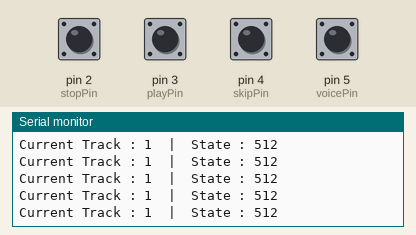
Bench run of a sketch on a simulated Arduino Uno, built with avr-gcc and run on an emulated ATmega328P. Parts: the last lines printed to the serial monitor. The inputs (shaded band) are chosen by the test bench; at power-on: pin 2 (stopPin), pin 3 (playPin), pin 4 (skipPin), pin 5 (voicePin) HIGH. Random numbers use the default seed unless the sketch sets one; the audio player accepts every command and is not drawn.

Above: at 1.9 s.
2.0 s: pin 2 (stopPin) pulled LOW for 0.15 s
At 2.37 s:
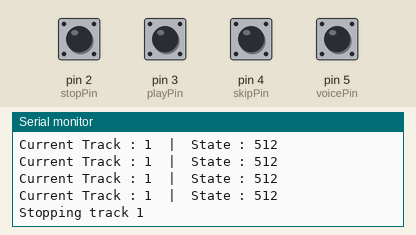
5.1 s: pin 3 (playPin) pulled LOW for 0.15 s
At 5.5 s:
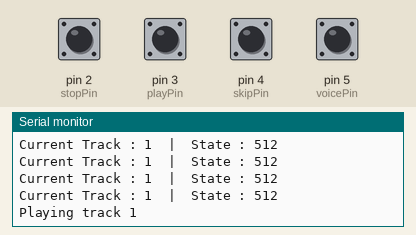
6.7 s: pin 4 (skipPin) pulled LOW for 0.15 s
At 7.2 s:
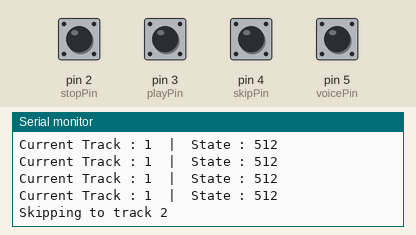
9.8 s: pin 5 (voicePin) pulled LOW for 0.15 s
12.9 s: pin 2 (stopPin) pulled LOW for 1 s
At 13.79 s:
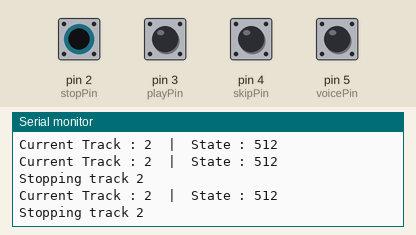
16.9 s: pin 3 (playPin) pulled LOW for 1 s
At 18.0 s:
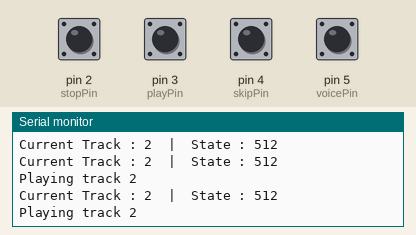

Measured:
- after the input at 2.0 s, the serial monitor: prints a new line after 0.08 s (image 1)
- after the input at 5.1 s, the serial monitor: prints a new line after 0.07 s (image 2)
- after the input at 6.7 s, the serial monitor: prints a new line after 0.08 s (image 3)
- after the input at 12.9 s, the serial monitor: prints a new line after 0.08 s (image 4)
- after the input at 16.9 s, the serial monitor: prints a new line after 0.06 s (image 5)

The sketch:

voice_lines.ino
```cpp
#include "SoftwareSerial.h"
#include "DFRobotDFPlayerMini.h"

SoftwareSerial mySoftwareSerial(12, 13);
DFRobotDFPlayerMini mp3module;

const int stopPin = 2;
const int playPin = 3;
const int skipPin = 4;
const int voicePin = 5;

int playRead = 0;
int skipRead = 0;
int stopRead = 0;
int voiceRead = 0;
int currentTrack = 1;
int numOfSongs;

void setup(){
  Serial.begin(9600);
  mySoftwareSerial.begin(9600);

  pinMode(playPin, INPUT_PULLUP);
  pinMode(skipPin, INPUT_PULLUP);
  pinMode(stopPin, INPUT_PULLUP);
  pinMode(voicePin, INPUT_PULLUP);

  Serial.println(F("Initializing DFPlayer ... (May take 3~5 seconds)"));

  if (!mp3module.begin(mySoftwareSerial)) {
    Serial.println("Unable to connect to module!");
    Serial.println("Check cable connections and");
    Serial.println("make sure SD Card is inserted");
    while(1);
  }

  Serial.println("Succesfully connected to DFPlayer Mini");

  mp3module.setTimeOut(500);
  mp3module.EQ(DFPLAYER_EQ_NORMAL);
  mp3module.outputDevice(DFPLAYER_DEVICE_SD);
  numOfSongs = mp3module.readFileCountsInFolder(1);

  delay(100);
  numOfSongs = mp3module.readFileCountsInFolder(1);
  Serial.println(numOfSongs);
  delay(100);
}

void loop(){
  //int volume = map(analogRead(potentiometer), 5, 1010, 0, 30);
  //volume = constrain(volume, 0, 30);
  int volume = 10;
  mp3module.volume(volume);

  playRead = digitalRead(playPin);
  skipRead = digitalRead(skipPin);
  stopRead = digitalRead(stopPin);
  voiceRead = digitalRead(voicePin);

  const int notPlaying = 512;
  const int playing = 513;
  const int paused = 514;

  if (stopRead == LOW) {
    Serial.println("Stopping track " + String(currentTrack));
    mp3module.stop();
    delay(500);
  }

  else if (playRead == LOW) {
    if (mp3module.readState() == notPlaying) {
      Serial.println("Playing track " + String(currentTrack));
      mp3module.playFolder(1, currentTrack);
    }
    // Pause Conditions
    else {
      if (mp3module.readState() == playing)
      {
        mp3module.pause();
        Serial.println("Pausing track " + String(currentTrack));
      }

      else if (mp3module.readState() == paused)
      {
        mp3module.start();
        Serial.println("Resuming track " + String(currentTrack));
      }
    }

    delay(500);
  }

  else if (skipRead == LOW) {
    currentTrack = (currentTrack++ % numOfSongs) + 1;
    if (mp3module.readState() == playing || mp3module.readState() == paused) {
      mp3module.playFolder(1, currentTrack);
    }
    Serial.println("Skipping to track " + String(currentTrack));
    delay(500);
  }

  else if (voiceRead == LOW) {
    int sayWallEChance = random(1 , 100);
    if(sayWallEChance <= 20)
        mp3module.playFolder(2, 1);

    else {
        int randomVoiceLine = random(2, 19);
        mp3module.playFolder(2, randomVoiceLine);
    }
    delay(500);
  }

  Serial.println("Current Track : " +String(currentTrack) + "  |  State : " + String(mp3module.readState()));
}
```
